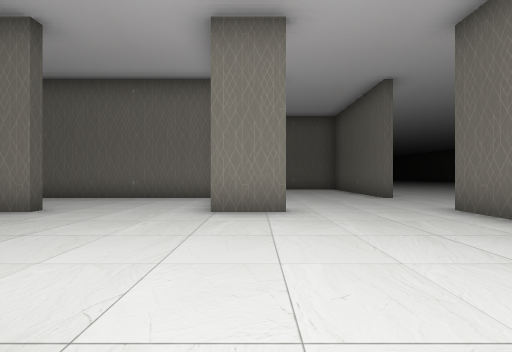
view 1 (above)

24 first-person views from a walk through a 3-D level made in the Unity game engine. The camera is 1.2 m above the floor, looks level and sees 90° across. Doors are open. The floor is counted in squares, 2 m on a side. Each view is taken from the middle of a square. On the plan, view 1 faces up. The plan holds only what a view shows up to about 9 squares ahead; the rest is blank. The place goes on beyond the plan. The player is left out. Some surface patterns are stand-ins.

view 2
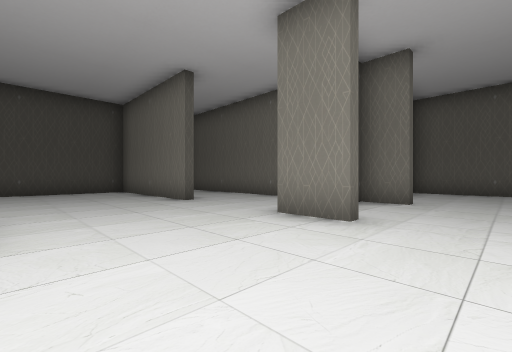

view 3
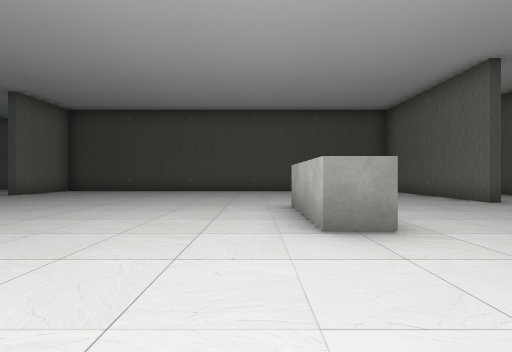

view 4
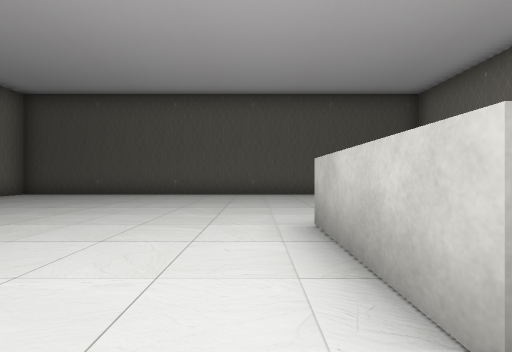

view 5
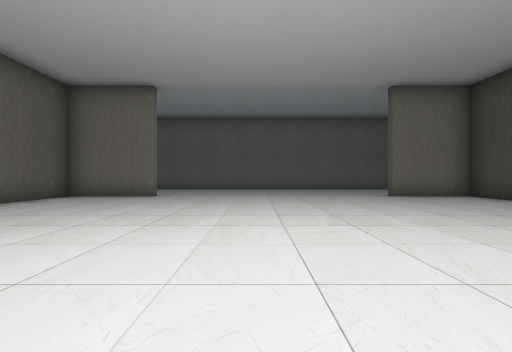

view 6
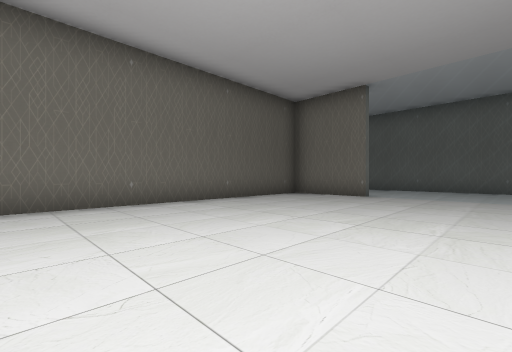

view 7
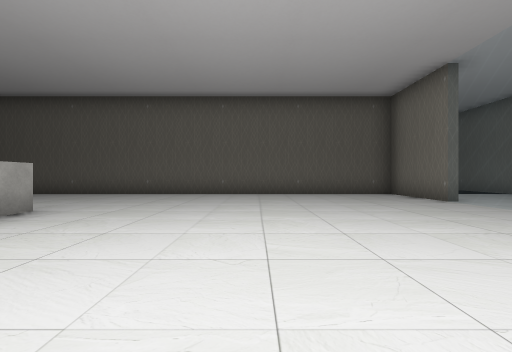

view 8
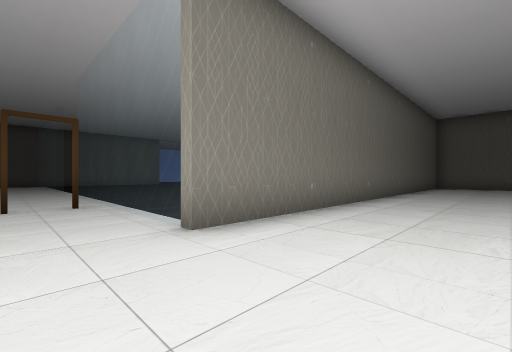

view 9
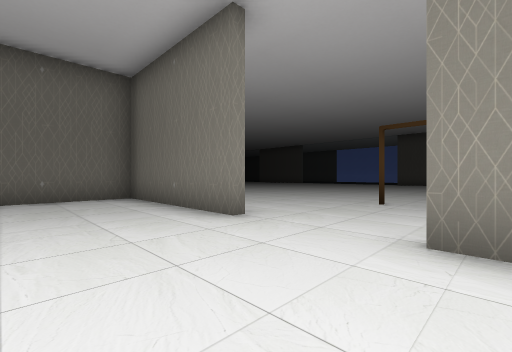

view 10
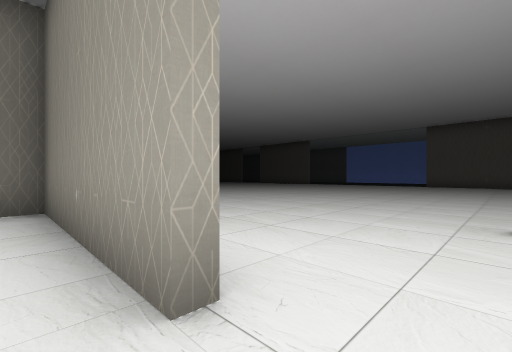

view 11
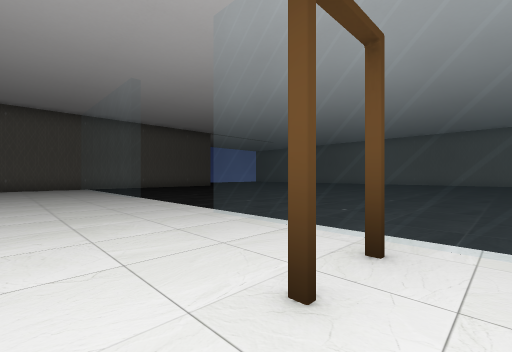

view 12
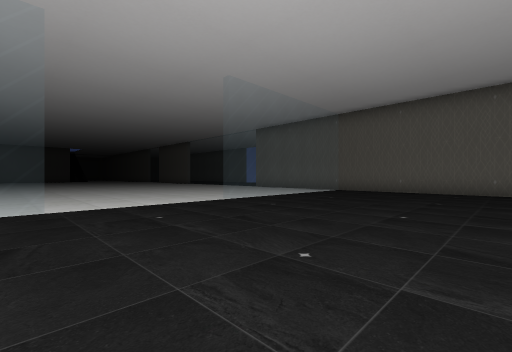

view 13
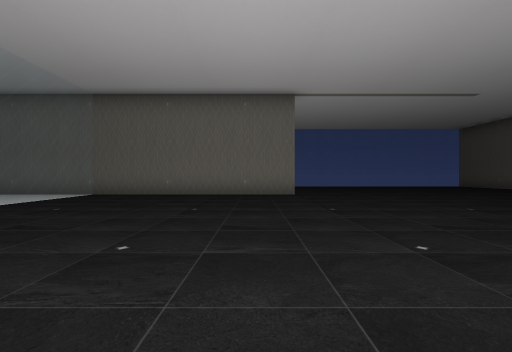

view 14
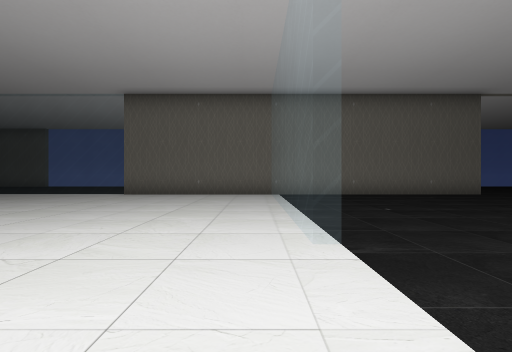

view 15
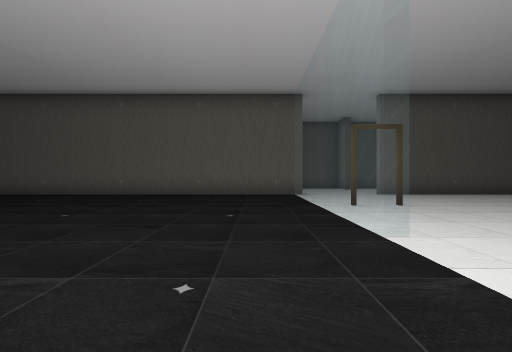

view 16
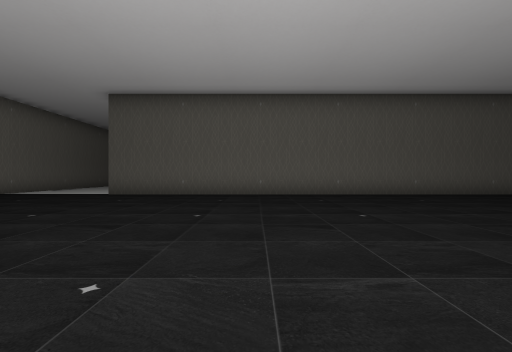

view 17
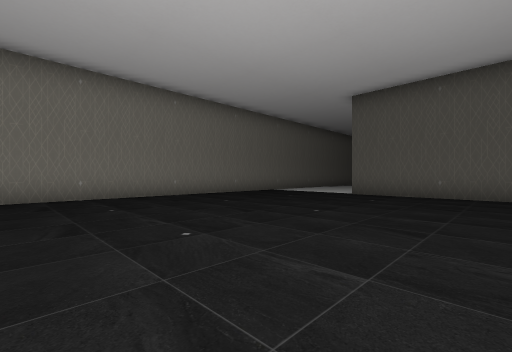

view 18
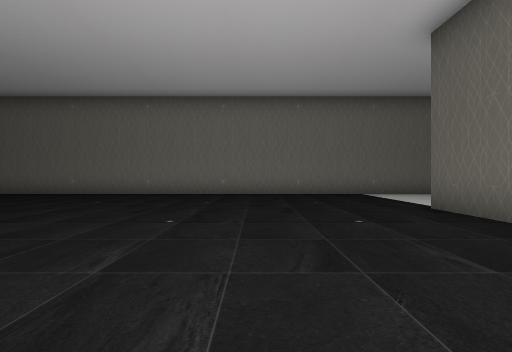

view 19
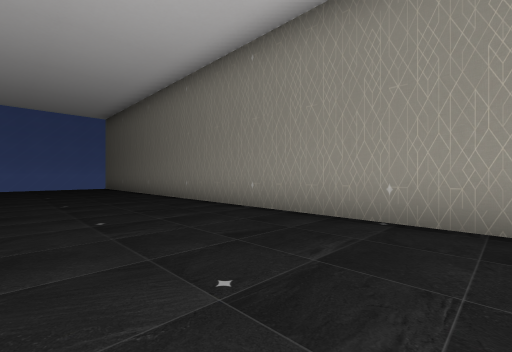

view 20
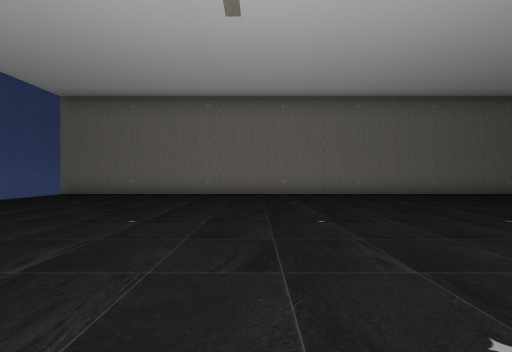

view 21
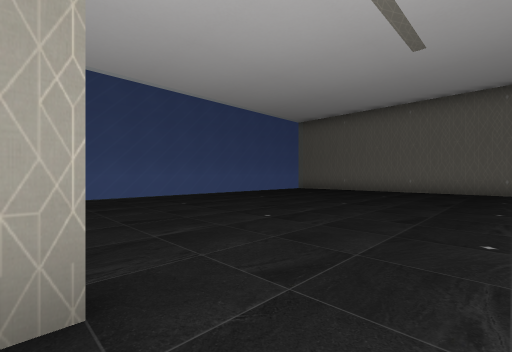

view 22
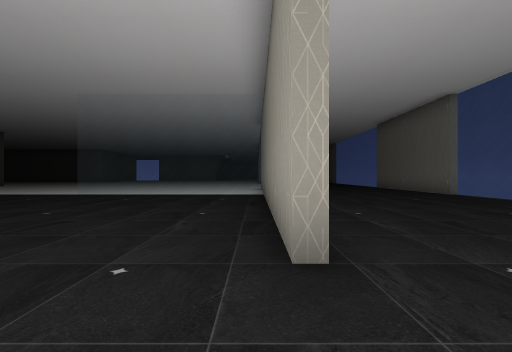

view 23
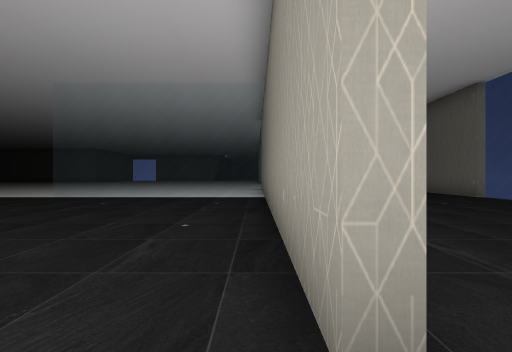

view 24
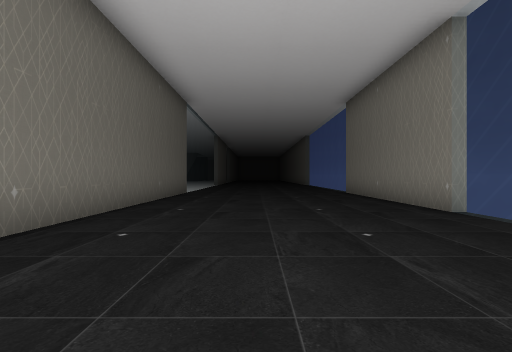

### Floor plan
Key: @ floor where view 1 was taken; # wall or solid block; . floor; D open door; = window, fence, low wall or low ledge.
Columns run from 8 left of view 1 to 26 right of it. Each row starts with its distance up from view 1.
 11         #####  .....     ..=.
 10         ....#........   ...=.
  9         ....#......... ....#......#
  8         ....#..............#......#
  7   #######..................#......#
  6   ..... .......D...........#......#
  5    .... .......D...........#......#
  4 #####..##...======....=====#......=
  3 #...........#..............#......
  2 #...........#..............#......
  1 #...........#..............#.....
  0 #....###@...#..............#....
 -1 #...........#..............#...
 -2 #...........#..............#..
 -3 #...........#....... .............
 -4 #...........#........ ............=
 -5 #...........#........  ...........=
 -6 #...........#........   ..........=
 -7 #...........#........   ..........
 -8 #...........#........  ...........
 -9 ###=======###....................
-10   ................................
-11       ............................=
-12       ............................=
-13       #############################

Positions as (right, up) in squares from view 1, and headings:
1: (0, 0), facing up
2: (2, 1), facing up-left
3: (2, -1), facing left
4: (0, -1), facing left
5: (-2, -1), facing down
6: (-2, -1), facing down-right
7: (-5, -4), facing right
8: (1, 6), facing down-right
9: (1, 4), facing up-right
10: (3, 6), facing up-right
11: (6, 7), facing down-right
12: (9, -1), facing up-right
13: (11, -1), facing right
14: (11, 5), facing right
15: (12, 3), facing left
16: (12, -4), facing left
17: (12, -5), facing down-left
18: (7, -4), facing down
19: (12, -9), facing down-right
20: (19, -4), facing down
21: (18, -2), facing down-right
22: (19, -4), facing up
23: (19, -3), facing up
24: (22, 0), facing up
